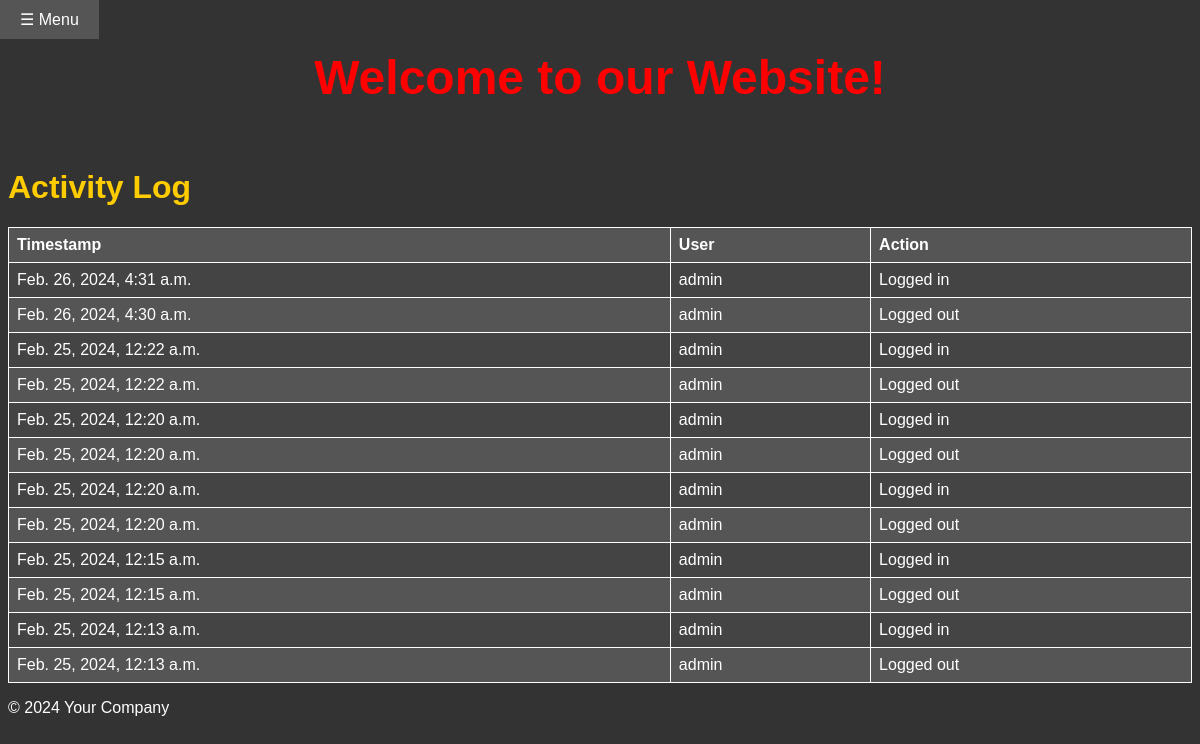
/dashboard/activity-log/ (signed in), run on the app's committed database.
### dashboard/models.py (models this page shows, shortened)
class ActivityLog(models.Model):
    timestamp = models.DateTimeField(auto_now_add=True)
    user = models.ForeignKey(User, on_delete=models.CASCADE)
    action = models.CharField(max_length=255)

### dashboard/views.py (the view)
# urls.py: path('activity-log/', views.activity_log_page, name='activity_log_page'),
def activity_log_page(request):
    logs = ActivityLog.objects.all().order_by('-timestamp')  # Fetch all logs ordered by timestamp
    return render(request, 'activity_log_page.html', {'logs': logs})

### dashboard/templates/activity_log_page.html
{% extends 'base.html' %}
{% block content %}
<h1>Activity Log</h1>
<table>
    <tr>
        <th>Timestamp</th>
        <th>User</th>
        <th>Action</th>
    </tr>
    {% for log in logs %}
    <tr>
        <td>{{ log.timestamp }}</td>
        <td>{{ log.user.username }}</td>
        <td>{{ log.action }}</td>
    </tr>
    {% endfor %}
</table>
{% endblock %}

### dashboard/static/css/styles.css (style rules this page uses)
body { background-color: #333; color: #fff; font-family: Arial, sans-serif; }
h1 { color: #ffcc00; }
table { width: 100%; border-collapse: collapse; }
table, th, td { border: 1px solid #fff; }
th, td { padding: 8px; text-align: left; }
tr:nth-child(even) { background-color: #444; }
tr:nth-child(odd) { background-color: #555; }

### data on the page
ActivityLog: timestamp "Feb. 26, 2024, 4:31 a.m.", user.username "admin", action "Logged in"
ActivityLog: timestamp "Feb. 26, 2024, 4:30 a.m.", user.username "admin", action "Logged out"
ActivityLog: timestamp "Feb. 25, 2024, 12:22 a.m.", user.username "admin", action "Logged in"
ActivityLog: timestamp "Feb. 25, 2024, 12:22 a.m.", user.username "admin", action "Logged out"
ActivityLog: timestamp "Feb. 25, 2024, 12:20 a.m.", user.username "admin", action "Logged in"
ActivityLog: timestamp "Feb. 25, 2024, 12:20 a.m.", user.username "admin", action "Logged out"
ActivityLog: timestamp "Feb. 25, 2024, 12:20 a.m.", user.username "admin", action "Logged in"
ActivityLog: timestamp "Feb. 25, 2024, 12:20 a.m.", user.username "admin", action "Logged out"
ActivityLog: timestamp "Feb. 25, 2024, 12:15 a.m.", user.username "admin", action "Logged in"
ActivityLog: timestamp "Feb. 25, 2024, 12:15 a.m.", user.username "admin", action "Logged out"
ActivityLog: timestamp "Feb. 25, 2024, 12:13 a.m.", user.username "admin", action "Logged in"
ActivityLog: timestamp "Feb. 25, 2024, 12:13 a.m.", user.username "admin", action "Logged out"
